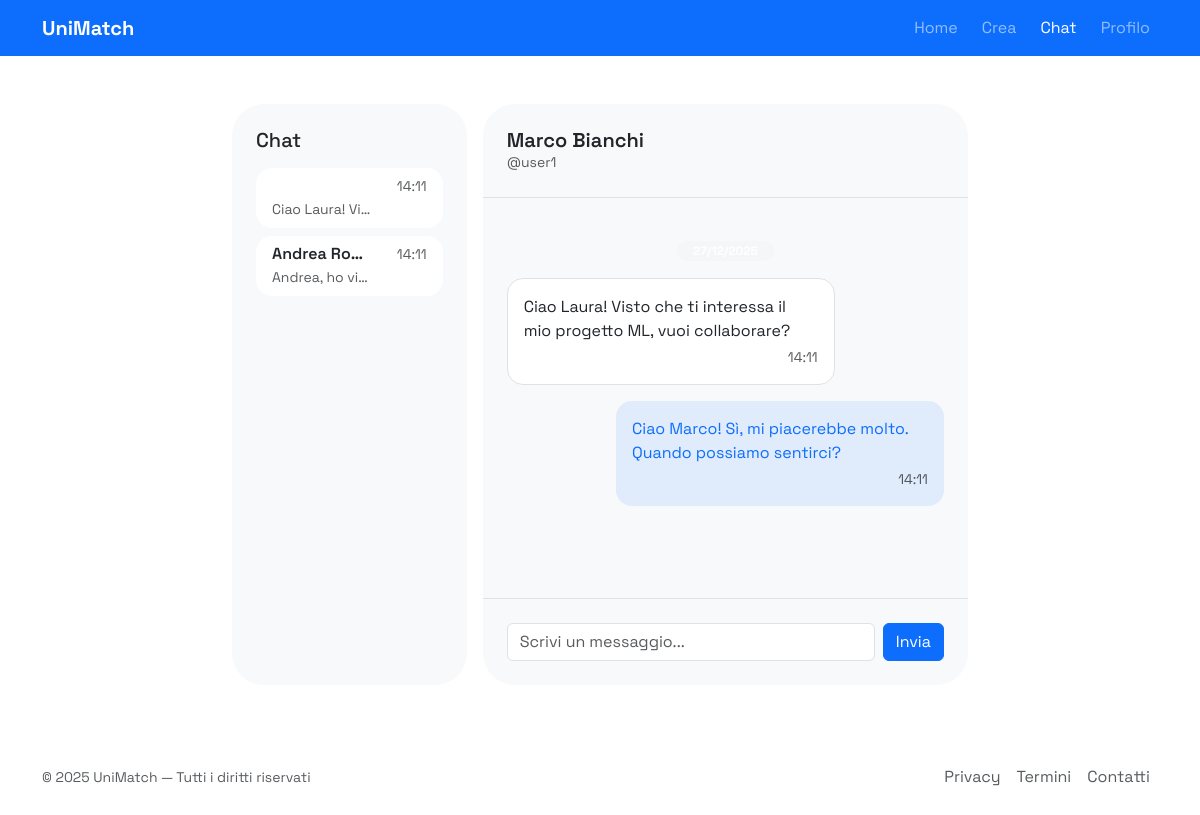
The app's page /chat.php (signed in) with its own data.
### tables this page shows
CREATE TABLE messages (
    id SERIAL PRIMARY KEY,
    conversation_id BIGINT UNSIGNED NOT NULL,
    sender_username VARCHAR(50) NOT NULL,
    text TEXT NOT NULL,
    created_at TIMESTAMP DEFAULT CURRENT_TIMESTAMP,
    is_read BOOLEAN DEFAULT FALSE,
    CONSTRAINT fk_messages_conversation
        FOREIGN KEY (conversation_id)
        REFERENCES conversations(id)
        ON DELETE CASCADE,
    CONSTRAINT fk_messages_sender
        FOREIGN KEY (sender_username)
        REFERENCES users(username)
        ON DELETE CASCADE
);

CREATE TABLE conversations (
    id SERIAL PRIMARY KEY,
    created_at TIMESTAMP DEFAULT CURRENT_TIMESTAMP
);

CREATE TABLE users (
    username VARCHAR(50) PRIMARY KEY NOT NULL,
    email VARCHAR(100) UNIQUE NOT NULL,
    password_hash TEXT NOT NULL,
    first_name VARCHAR(50),
    surname VARCHAR(50),
    bio TEXT,
    avatar_url TEXT,
    faculty_id BIGINT UNSIGNED NULL,
    created_at TIMESTAMP DEFAULT CURRENT_TIMESTAMP,
    updated_at TIMESTAMP DEFAULT CURRENT_TIMESTAMP ON UPDATE CURRENT_TIMESTAMP,
    CONSTRAINT fk_users_course
        FOREIGN KEY (faculty_id)
        REFERENCES faculties(id)
        ON DELETE SET NULL  
);

CREATE TABLE conversation_participants (
    conversation_id BIGINT UNSIGNED NOT NULL,
    user_username VARCHAR(50) NOT NULL,
    PRIMARY KEY (conversation_id, user_username),
    CONSTRAINT fk_cp_conversation
        FOREIGN KEY (conversation_id)
        REFERENCES conversations(id)
        ON DELETE CASCADE,
    CONSTRAINT fk_cp_user
        FOREIGN KEY (user_username)
        REFERENCES users(username)
        ON DELETE CASCADE
);

### config/database.php (called while the page is built)
<?php
return [
    'host' => 'localhost',
    'dbname' => 'web25',
    'user' => 'root',
    'pass' => '',
    'charset' => 'utf8mb4',
    'port' => 3306
];

### app/Database.php (called while the page is built, shortened)
<?php
class Database
{
    private static $instance = null;
    private function __construct()
    {
        $config = require __DIR__ . '/../config/database.php';
        $host = $config['host'] ?? '127.0.0.1';
        $user = $config['user'] ?? '';
        $pass = $config['pass'] ?? '';
        $dbname = $config['dbname'] ?? '';
        $port = isset($config['port']) ? (int)$config['port'] : 3306;
        $charset = $config['charset'] ?? 'utf8mb4';
        $this->conn = new mysqli($host, $user, $pass, $dbname, $port);
    }
    public static function getInstance()
    {
        if (self::$instance === null) {
            self::$instance = new self();
        }
        return self::$instance->conn;
    }
}

### app/Conversation.php (called while the page is built, shortened)
<?php
require_once __DIR__ . '/Database.php';
class Conversation
{
    private $db;
    public function __construct()
    {
        $this->db = Database::getInstance();
    }
    public function getUserConversations(string $username): array
    {
        $stmt = $this->db->prepare(
            "SELECT
                c.id,
                c.created_at,
                lm.text AS last_message,
                lm.created_at AS last_message_at,
                COALESCE(SUM(CASE WHEN m.is_read = FALSE AND m.sender_username != ? THEN 1 ELSE 0 END), 0) AS unread_count
            FROM conversations c
            JOIN conversation_participants cp
                ON c.id = cp.conversation_id
            LEFT JOIN messages lm
                ON lm.id = (
                    SELECT id
                    FROM messages
                    WHERE conversation_id = c.id
                    ORDER BY created_at DESC
                    LIMIT 1
                )
            LEFT JOIN messages m
                ON m.conversation_id = c.id
            WHERE cp.user_username = ?
            GROUP BY c.id, c.created_at, lm.text, lm.created_at
            ORDER BY
                (lm.created_at IS NULL) ASC,
                lm.created_at DESC"
        );
        $stmt->bind_param('ss', $username, $username);
        $stmt->execute();
        $result = $stmt->get_result();
        $data = $result->fetch_all(MYSQLI_ASSOC);
        return $data;
    }
    public function getParticipants(int $conversationId): array
    {
        $stmt = $this->db->prepare(
            "SELECT cp.user_username, u.first_name, u.surname, u.avatar_url
             FROM conversation_participants cp
             JOIN users u ON cp.user_username = u.username
             WHERE cp.conversation_id = ?"
        );
        $stmt->bind_param('i', $conversationId);
        $stmt->execute();
        $result = $stmt->get_result();
        $data = $result->fetch_all(MYSQLI_ASSOC);
        return $data;
    }
}

### app/Message.php (called while the page is built, shortened)
<?php
require_once __DIR__ . '/Database.php';
class Message
{
    private $db;
    public function __construct()
    {
        $this->db = Database::getInstance();
    }
    public function getByConversation(int $conversationId): array
    {
        $stmt = $this->db->prepare(
            "SELECT m.id, m.conversation_id, m.sender_username, m.text, m.created_at, m.is_read,
                    u.first_name, u.surname, u.avatar_url
             FROM messages m
             JOIN users u ON m.sender_username = u.username
             WHERE m.conversation_id = ?
             ORDER BY m.created_at ASC"
        );
        $stmt->bind_param('i', $conversationId);
        $stmt->execute();
        $result = $stmt->get_result();
        $data = $result->fetch_all(MYSQLI_ASSOC);
        return $data;
    }
}

### public/chat.php (the view, shortened to what this page needs)
<?php
require_once __DIR__ . '/../app/functions.php';
require_once __DIR__ . '/../app/Conversation.php';
require_once __DIR__ . '/../app/Message.php';
$me = $_SESSION['username'] ?? null;
$conversationModel = new Conversation();
$messageModel = new Message();
$chatList = $conversationModel->getUserConversations($me);
$activeConversationId = $_GET['conversation_id'] ?? ($chatList[0]['id'] ?? null);
$messages = [];
$activeChatUser = '';
$activeChatUsername = '';
if ($activeConversationId) {
    $participants = $conversationModel->getParticipants($activeConversationId);
    $messages = $messageModel->getByConversation($activeConversationId);
    foreach ($participants as $p) {
        if ($p['user_username'] !== $me) {
            $activeChatUser = $p['first_name'] . ' ' . $p['surname'];
            $activeChatUsername = $p['user_username'];
            break;
        }
    }
}
?>
<div class="row flex-grow-1 g-3">
    <div class="col-12 col-md-4 d-flex">
        <div class="card border-0 rounded-5 bg-body-tertiary w-100">
            <div class="card-body p-3 p-md-4 overflow-auto">
                <h2 class="h5 mb-3">Chat</h2>
                <?php if (empty($chatList)): ?>
                    <div class="text-center text-body-secondary py-5">
                        <i class="bi bi-chat-dots display-6 mb-3"></i>
                        <p class="mb-0">Nessuna conversazione</p>
                        <small>Inizia una nuova chat con un utente</small>
                    </div>
                <?php else: ?>
                    <div class="list-group list-group-flush">
                        <?php foreach ($chatList as $chat): ?>
                            <a href="?conversation_id=<?= $chat['id'] ?>"
                                class="list-group-item list-group-item-action border-0 rounded-4 mb-2 bg-body <?= $chat['active'] ? 'active' : '' ?>">
                                <div class="d-flex justify-content-between align-items-start">
                                    <div class="flex-grow-1 overflow-hidden">
                                        <h6 class="mb-1 fw-semibold text-truncate"><?= htmlspecialchars($chat['display_name']) ?></h6>
                                        <p class="mb-0 small text-body-secondary text-truncate"><?= htmlspecialchars($chat['preview']) ?></p>
                                    </div>
                                    <div class="d-flex flex-column align-items-end ms-2" style="min-width:48px;">
                                        <?php if (!empty($chat['last_message_at'])): ?>
                                            <small class="text-body-secondary mb-1"><?= (new DateTime($chat['last_message_at']))->format('H:i') ?></small>
                                        <?php endif; ?>
                                    </div>
                                </div>
                            </a>
                        <?php endforeach; ?>
                    </div>
                <?php endif; ?>
            </div>
        </div>
    </div>
    <div class="col-12 col-md-8 d-flex">
        <div class="card border-0 rounded-5 bg-body-tertiary w-100 d-flex flex-column">
            <?php if ($activeConversationId && $activeChatUser): ?>
                <div class="card-header border-0 bg-transparent p-3 p-md-4 border-bottom">
                    <h3 class="h5 mb-0 fw-semibold"><?= htmlspecialchars($activeChatUser) ?></h3>
                    <p class="mb-0 small text-body-secondary"><?= $activeChatUsername ? '@' . htmlspecialchars($activeChatUsername) : '' ?></p>
                </div>
                <div class="card-body flex-grow-1 p-3 p-md-4 d-flex flex-column" id="messages-container" style="height: 50vh; overflow-y: auto;">
                    <?php
                    if (!empty($messages)):
                        $lastDate = null;
                        foreach ($messages as $msg):
                            $currentDate = (new DateTime($msg['created_at']))->format('Y-m-d');
                            if ($lastDate !== $currentDate):
                                $lastDate = $currentDate;
                                echo '<div class="text-center my-3"><span class="badge bg-body-secondary bg-opacity-25 px-3 py-1 rounded-pill">' . formatDateBadge($msg['created_at']) . '</span></div>';
                            endif;
                            echo renderMessageBubble($msg, $me);
                        endforeach;
                    endif;
                    ?>
                </div>
                <div class="card-footer border-0 bg-transparent p-3 p-md-4 border-top">
                    <form method="post" action="send-message.php" class="d-flex gap-2" id="message-form">
                        <input type="text" name="message" class="form-control" placeholder="Scrivi un messaggio..." required autocomplete="off" id="message-input">
                        <button type="submit" class="btn btn-primary">Invia</button>
                    </form>
                </div>
            <?php endif; ?>
        </div>
    </div>
</div>
<?php
require __DIR__ . '/template/user.php';
?>

### app/functions.php (shortened to what this page needs)
<?php
function renderMessageBubble(array $msg, string $me): string {
    $isMe = strtolower(trim($msg['sender_username'])) === strtolower(trim($me));
    $time = (new DateTime($msg['created_at']))->format('H:i');
    $bubbleClass = $isMe ? 'bg-primary bg-opacity-10 text-primary' : 'bg-body border';
    $text = nl2br(htmlspecialchars($msg['text']));
    $readIcon = $isMe ? ($msg['is_read'] ? ' <i class="bi bi-check2-all"></i>' : ' <i class="bi bi-check2"></i>') : '';
    $alignmentClass = $isMe ? 'text-end' : '';
    return <<<HTML
            <div class="mb-3 {$alignmentClass}">
                <div class="{$bubbleClass} rounded-4 p-3 d-inline-block text-start" style="max-width:75%;">
                    <div>{$text}</div>
                    <div class="text-end small text-body-secondary mt-1">
                        {$time}{$readIcon}
                    </div>
                </div>
            </div>
            HTML;
}

### public/assets/css/style.css (style rules this page uses)
body { font-family: "Space Grotesk", system-ui, -apple-system, "Segoe UI", sans-serif; }

### records on screen
messages: preview "Ciao Laura! Vi…", created_at "14:11", text "Ciao Laura! Visto che ti interessa il mio progetto ML, vuoi collaborare?"
conversations: display_name "Andrea Rossi", preview "Andrea, ho vi…", format "14:11"
users: activeChatUser "Marco Bianchi"
conversation_participants: user_username "user1"
messages: text "Ciao Marco! Sì, mi piacerebbe molto. Quando possiamo sentirci?", created_at "14:11"

### other values on screen
$item['label'] "Home"
$item['label'] "Crea"
$item['label'] "Chat"
$item['label'] "Profilo"
